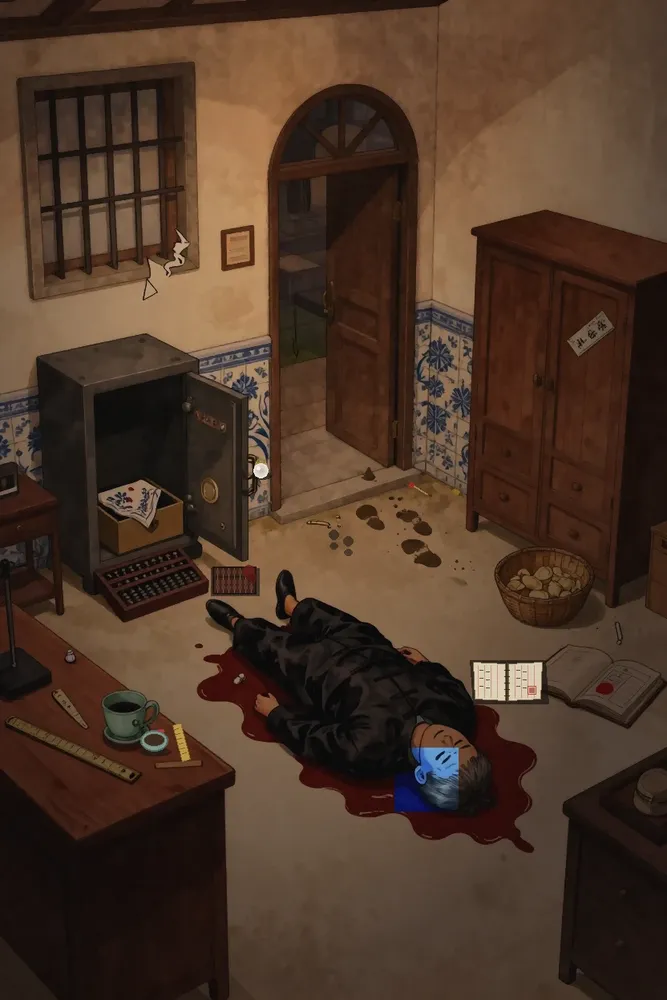
#> input picture projects/harbour-casebook/assets/scenes/case1_pawnshop.webp, 667 x 1000 px, shrunk from 832 x 1248 before the run, found by its file name
$ python regrade_scenes.py
#> lines starting #> are read from the running program, lines starting #| are printed output that depends on the picture
import numpy as np
from PIL import Image, ImageEnhance, ImageFilter
import os

def grade_scene_noir(in_path, out_path):
#> called with in_path = 'assets/scenes/case1_pawnshop.webp', out_path = 'assets/scenes/case1_pawnshop.webp'
    img = Image.open(in_path).convert('RGB')
#> img is the input picture: PIL image 667x1000 RGB; mean R, G, B 76.2, 54.4, 39.7
    arr = np.array(img, dtype=np.float32) / 255.0

    # Noir color grading:
    # Warm amber lamp illumination (boost red and warm yellow in highlights/midtones)
    # Deepen shadows towards charcoal noir #0E0A06
    # Tone curve (S-curve for dramatic noir contrast)
    r, g, b = arr[:, :, 0], arr[:, :, 1], arr[:, :, 2]
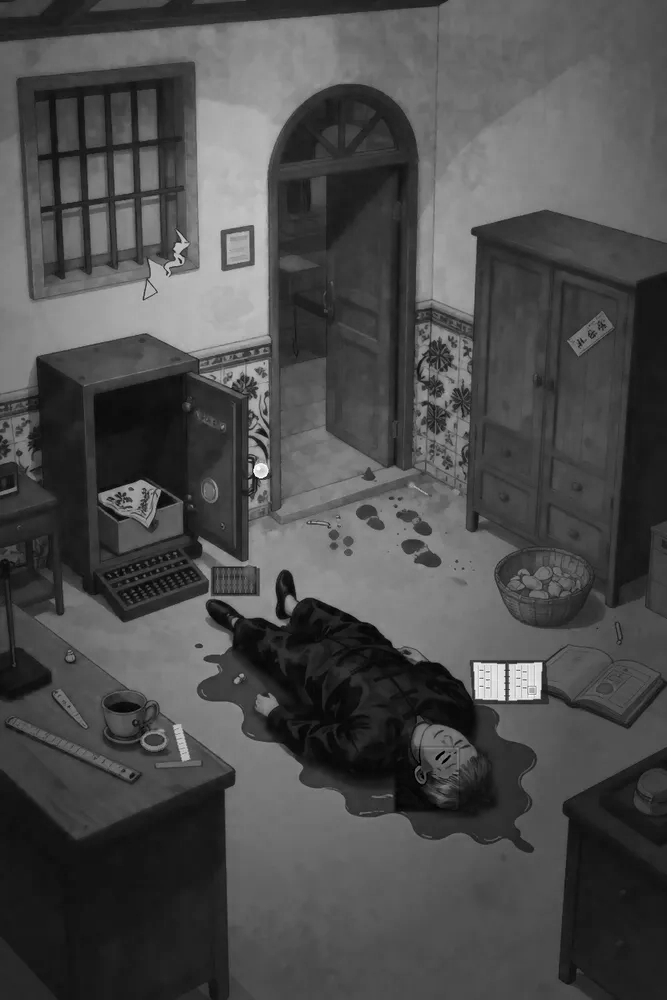
#> r: shape (1000, 667) float32; min 0, max 1, mean 0.299
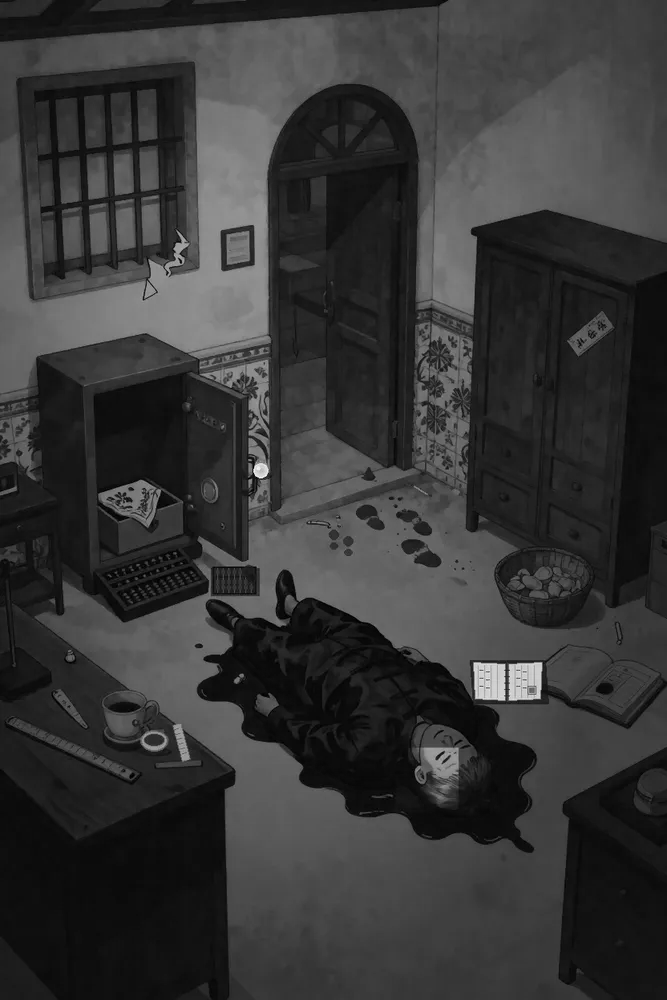
#> g: shape (1000, 667) float32; min 0, max 0.969, mean 0.213
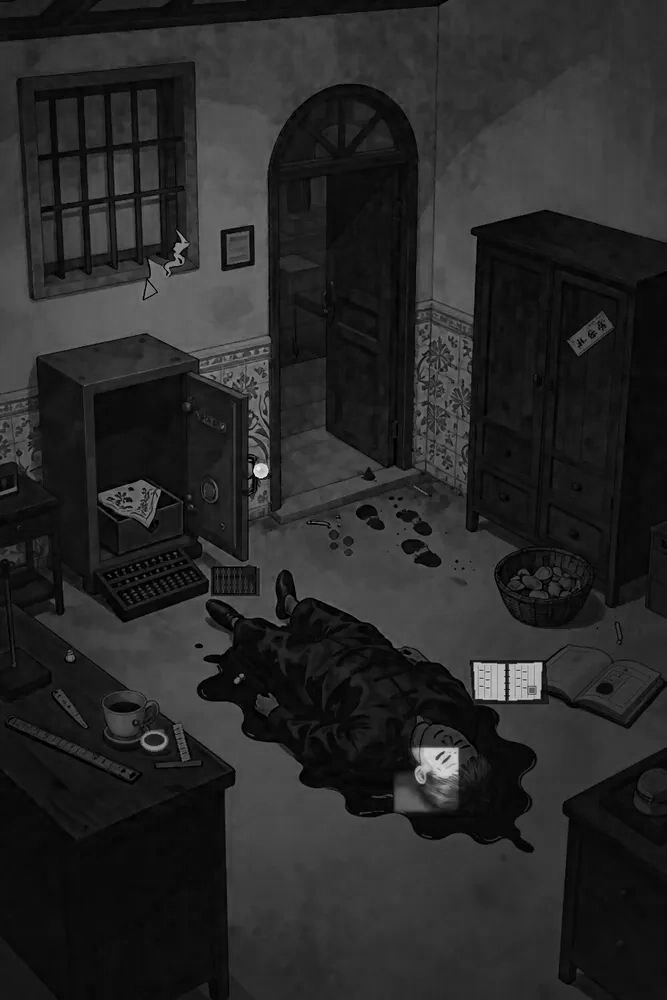
#> b: shape (1000, 667) float32; min 0, max 0.941, mean 0.156

    # Shadow deepening
    shadow_mask = np.clip(1.0 - (r * 0.3 + g * 0.59 + b * 0.11), 0.0, 1.0)
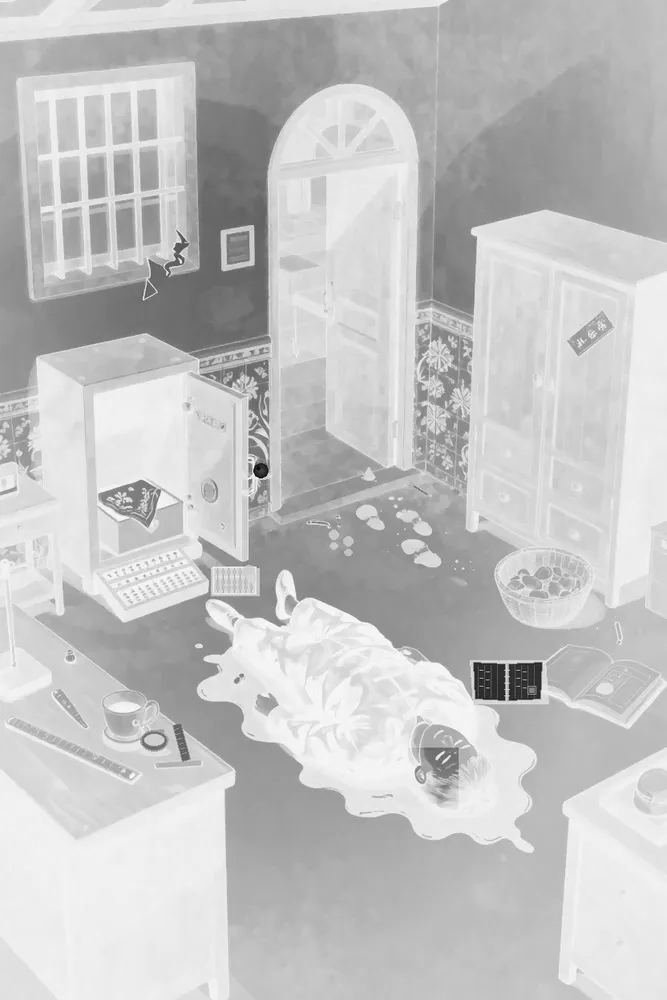
#> shadow_mask: shape (1000, 667) float32; min 0.025, max 1, mean 0.767

    # Color grade: tint midtones warm amber (R * 1.04, G * 0.98, B * 0.88)
    r_graded = np.clip(r ** 1.15 * 1.05 + 0.02, 0.0, 1.0)
    g_graded = np.clip(g ** 1.18 * 0.99 + 0.015, 0.0, 1.0)
    b_graded = np.clip(b ** 1.25 * 0.88 + 0.005, 0.0, 1.0)
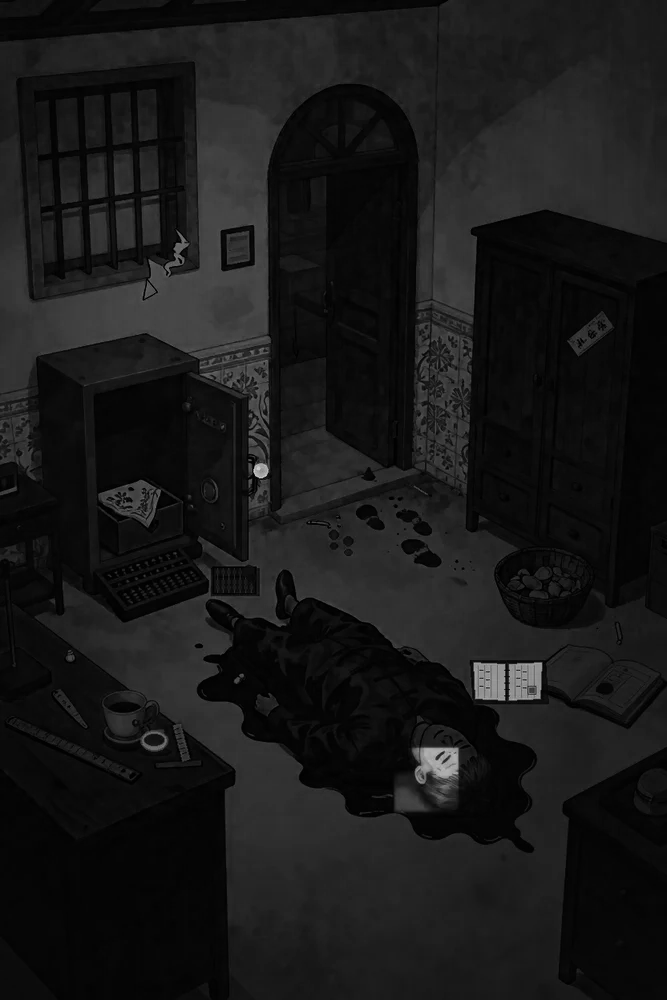
#> b_graded: shape (1000, 667) float32; min 0.005, max 0.821, mean 0.0972

    # Add subtle film grain texture
    np.random.seed(42)
    grain = np.random.normal(0.0, 0.018, r.shape)
    r_graded = np.clip(r_graded + grain, 0.0, 1.0)
    g_graded = np.clip(g_graded + grain, 0.0, 1.0)
    b_graded = np.clip(b_graded + grain, 0.0, 1.0)

    # Lamp vignette from top/side
    h, w = r.shape
#> h = 1000; w = 667
    y, x = np.ogrid[:h, :w]
#> y = 1000 values from 0 to 999
    cx, cy = w * 0.45, h * 0.45
#> cx = 300.2; cy = 450
    dist_sq = ((x - cx) / w) ** 2 + ((y - cy) / h) ** 2
    vignette = np.clip(1.0 - dist_sq * 0.45, 0.65, 1.0)

    r_out = np.clip(r_graded * vignette, 0.0, 1.0)
    g_out = np.clip(g_graded * vignette, 0.0, 1.0)
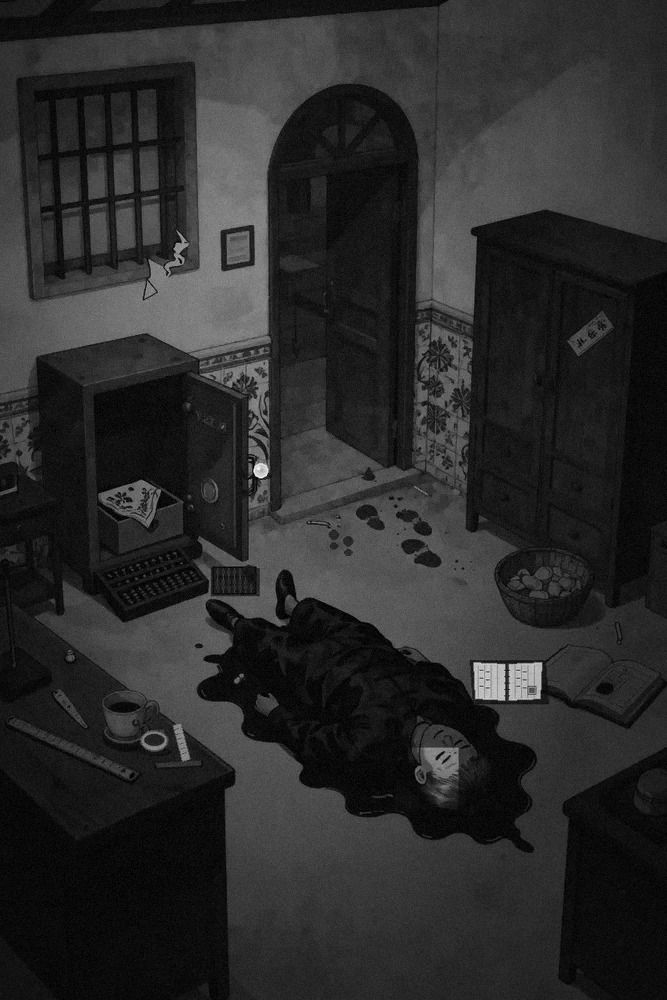
#> g_out: shape (1000, 667) float64; min 0, max 0.985, mean 0.169
    b_out = np.clip(b_graded * vignette, 0.0, 1.0)

    out_arr = (np.stack([r_out, g_out, b_out], axis=-1) * 255.0).astype(np.uint8)
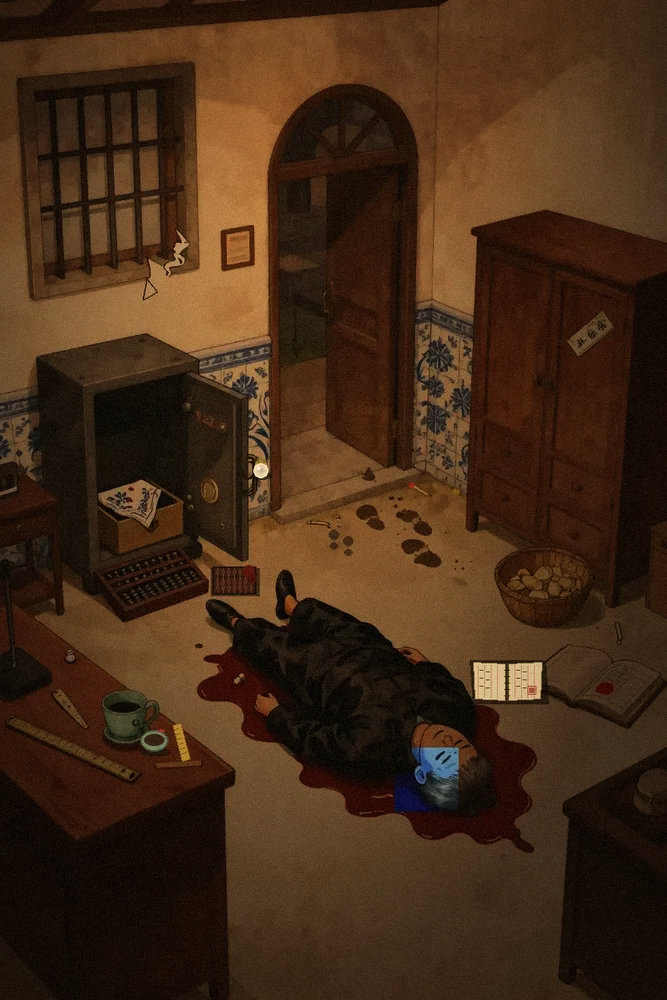
#> out_arr: shape (1000, 667, 3); mean of channels 0, 1, 2 68, 42.6, 22.7; drawn as R, G, B
    graded_img = Image.fromarray(out_arr)

    # Gentle sharpen to preserve fine line work of clues
    enhancer = ImageEnhance.Sharpness(graded_img)
    graded_img = enhancer.enhance(1.15)

    graded_img.save(out_path, "WEBP", quality=92)
    jpg_path = out_path.replace(".webp", ".jpg")
    graded_img.save(jpg_path, "JPEG", quality=92)
    print(f"Regraded noir scene: {out_path}")

def main():
    scenes = [
        "assets/scenes/case1_pawnshop.webp",
        "assets/scenes/case2_pier.webp",
        "assets/scenes/case3_theatre.webp",
        "assets/scenes/case4_penha.webp",
    ]
    for s in scenes:
        if os.path.exists(s):
            grade_scene_noir(s, s)
#> pass 2 of the loop in main, `for s in scenes:`:
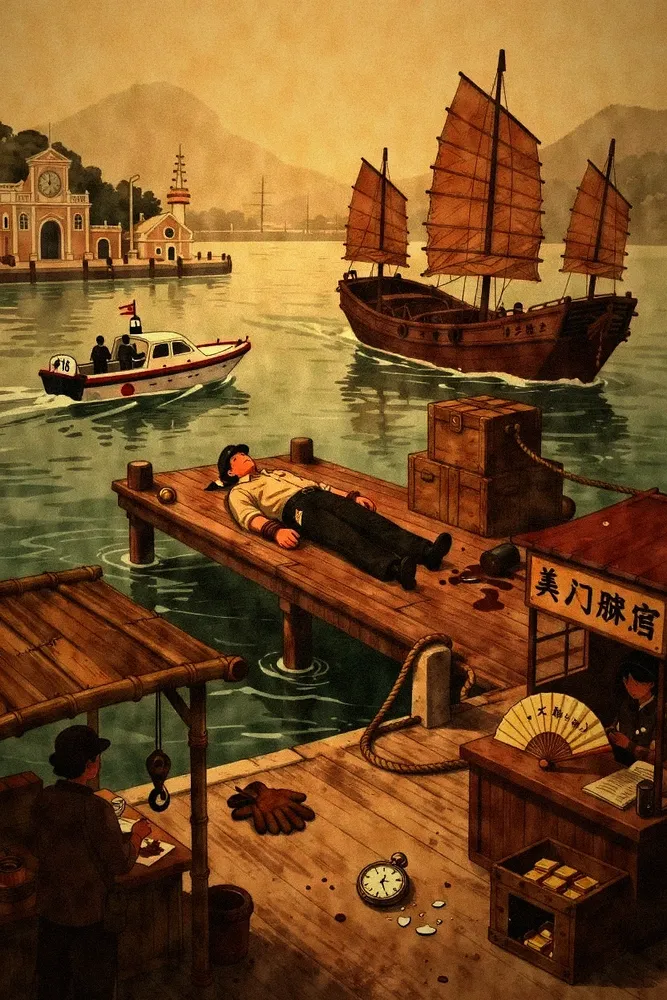
#> input picture projects/harbour-casebook/assets/scenes/case2_pier.webp, 667 x 1000 px, shrunk from 832 x 1248 before the run, found by its file name
#> in grade_scene_noir, img is the input picture: PIL image 667x1000 RGB; mean R, G, B 120.8, 80.6, 37.7
#> in grade_scene_noir (call 2), `g_out = np.clip(g_graded * vignette, 0.0, 1.0)`:
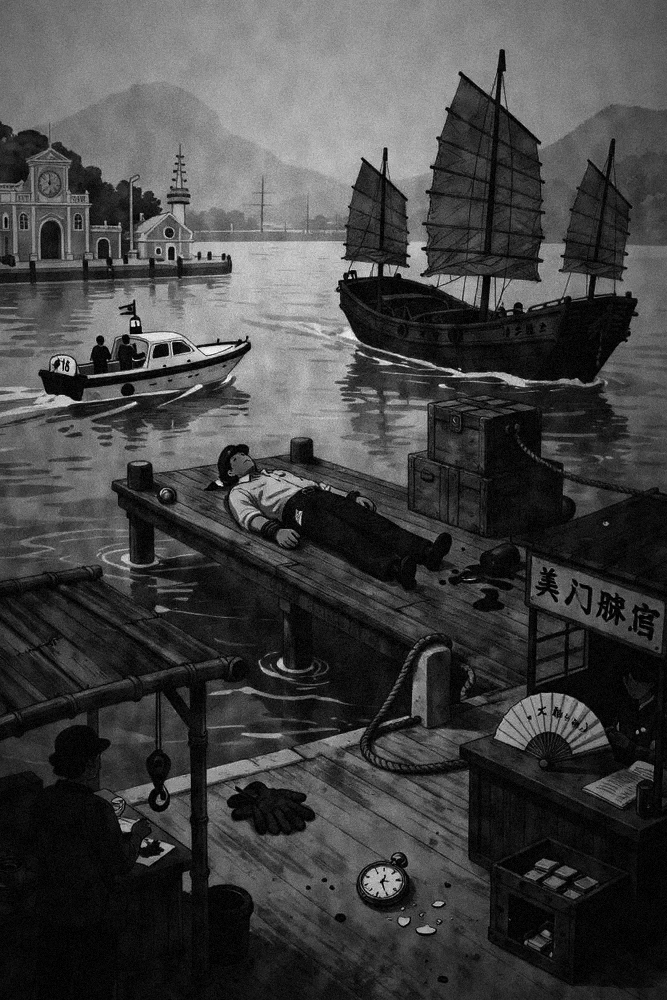
#> g_out: shape (1000, 667) float64; min 0, max 0.989, mean 0.265
#> in grade_scene_noir (call 2), `out_arr = (np.stack([r_out, g_out, b_out], axis=-1) * 255.0).astype(np..`:
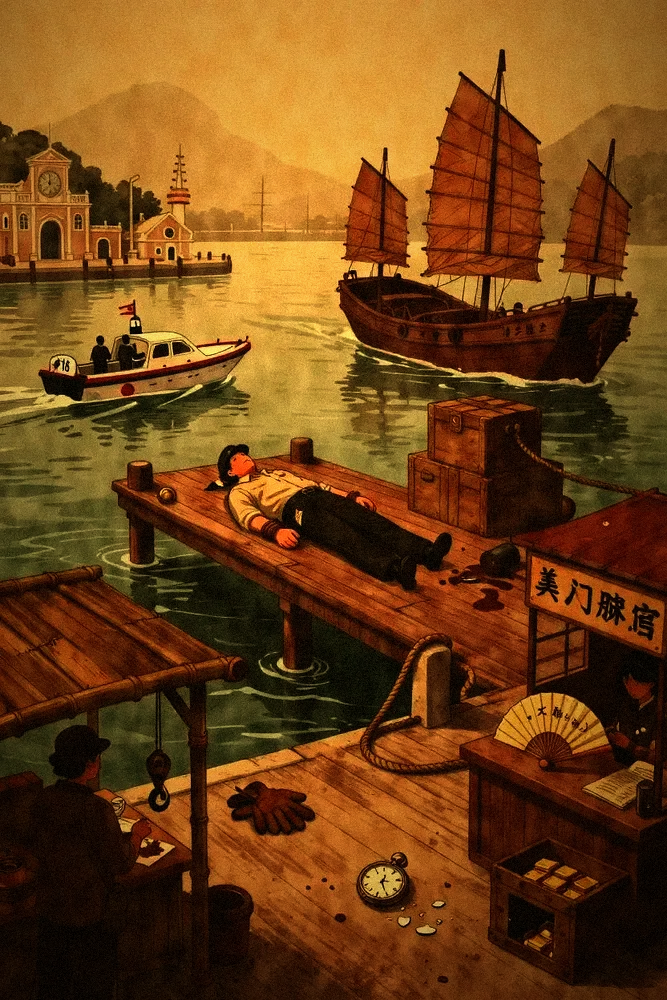
#> out_arr: shape (1000, 667, 3); mean of channels 0, 1, 2 113, 67.1, 22.6; drawn as R, G, B
#> pass 3 of the loop in main, `for s in scenes:`:
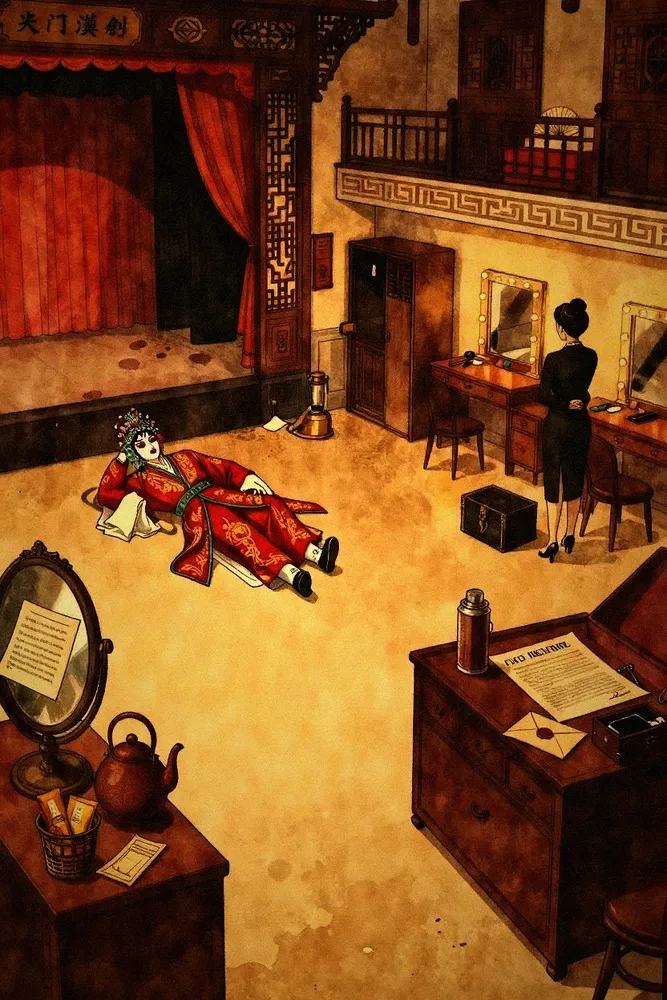
#> input picture projects/harbour-casebook/assets/scenes/case3_theatre.webp, 667 x 1000 px, shrunk from 832 x 1248 before the run, found by its file name
#> in grade_scene_noir, img is the input picture: PIL image 667x1000 RGB; mean R, G, B 123.2, 70.7, 28.5
#> in grade_scene_noir (call 3), `r_out = np.clip(r_graded * vignette, 0.0, 1.0)`:
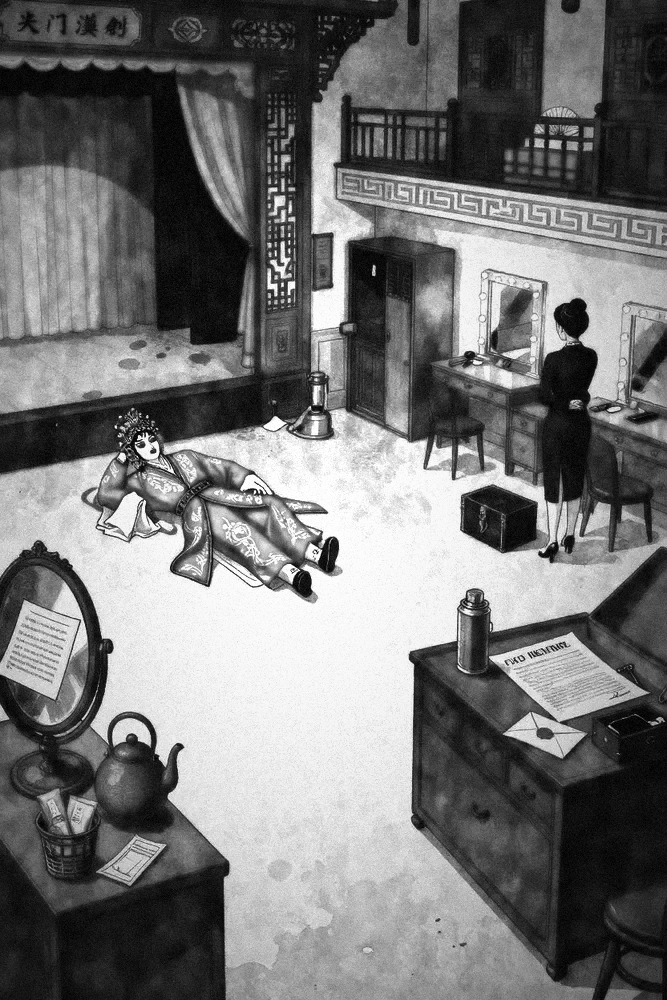
#> r_out: shape (1000, 667) float64; min 0, max 1, mean 0.459
#> in grade_scene_noir (call 3), `g_out = np.clip(g_graded * vignette, 0.0, 1.0)`:
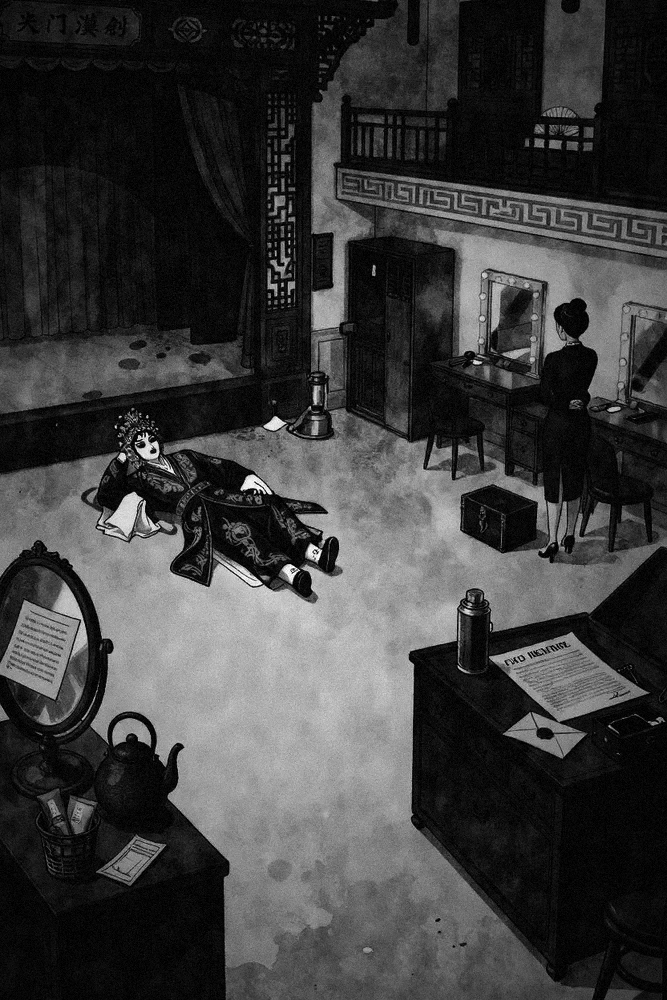
#> g_out: shape (1000, 667) float64; min 0, max 0.998, mean 0.238
#> the loop made 4 passes; the first 3 are shown

if __name__ == '__main__':
    main()
